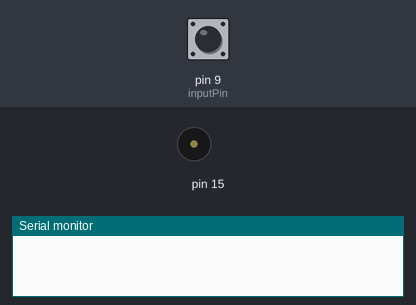
A sketch run on a simulated Arduino Uno, built with avr-gcc and run on an emulated ATmega328P. Parts: buzzer (waves = sounding), the last lines printed to the serial monitor. The test bench sets the inputs (shaded band); at power-on: pin 9 (inputPin) HIGH.

Above: at 1.2 s.
1.3 s: pin 9 (inputPin) pulled LOW for 1 s
At 1.8 s:
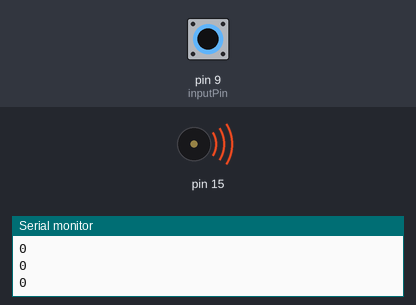
4.3 s: pin 9 (inputPin) pulled LOW for 3.2 s
At 8.4 s:
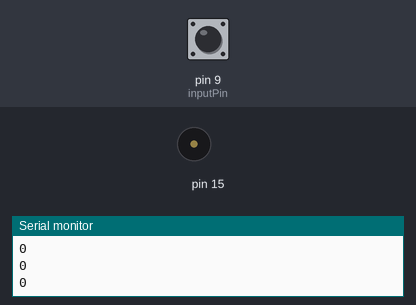
Timing chart, 0 to 9.9 s (numbered marks = the images above; inputs shaded):
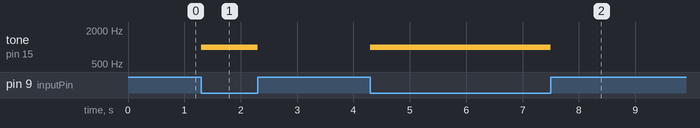

The sketch:

input_test.ino
```cpp
int inputPin = 9;
void setup() {
  Serial.begin(115200);
  pinMode(9, INPUT_PULLUP);
}
void loop() {
   int value = digitalRead(inputPin);
   if (value == 0) {
     Serial.println(value);
     tone(15, 1000);
     delay(100);
     noTone(15);
   }
}
```

Measured:
- after the input at 1.3 s, tone on pin 15: silent → 1000 Hz at once, → silent 1.0 s later
- after the input at 4.3 s, tone on pin 15: silent → 1000 Hz at once, → silent 3.2 s later
